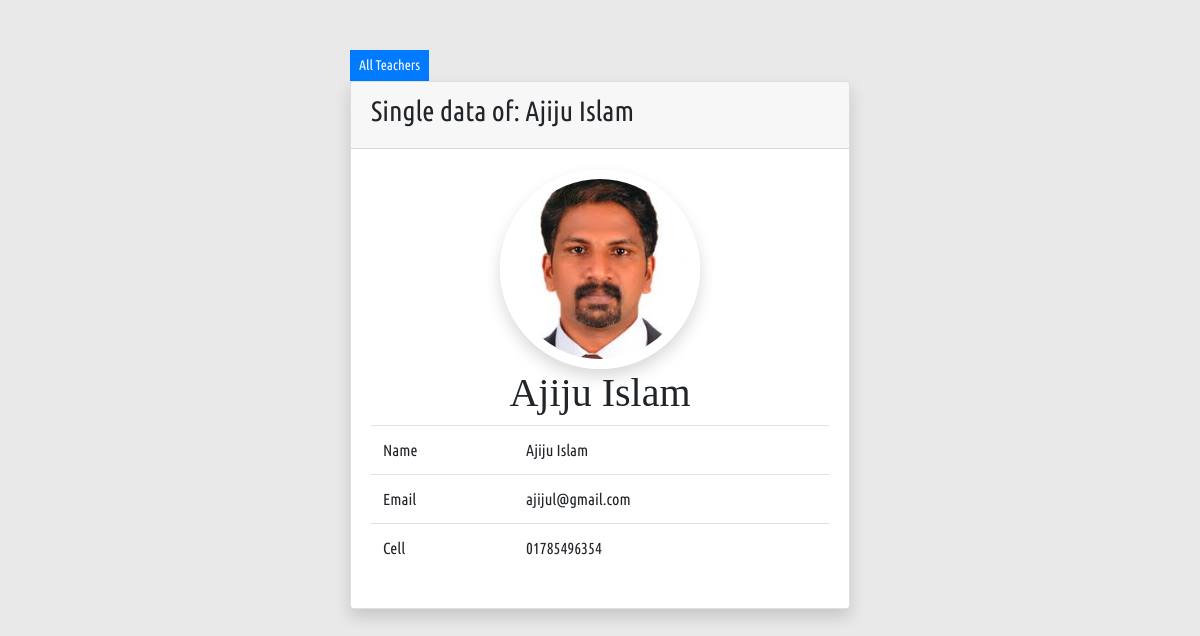
The page /teacher_view.php?id=4 on the database its author committed.
### tables this page shows
CREATE TABLE `teachers` (
  `id` int(10) NOT NULL,
  `name` varchar(100) NOT NULL,
  `email` varchar(100) NOT NULL,
  `cell` varchar(15) NOT NULL,
  `photo` varchar(100) NOT NULL,
  `status` varchar(20) NOT NULL DEFAULT 'active',
  `created_at` int(11) NOT NULL DEFAULT current_timestamp(),
  `updated_at` int(11) NOT NULL DEFAULT current_timestamp()
);

### app/Support/Database.php (called while the page is built, shortened)
<?php
abstract class Database
{
	private $host = 'localhost';
	private $user = 'root';
	private $pass = '';
	private $db = 'oop_crud';
	private function connection()
	{
		return $this -> connection = new mysqli($this -> host, $this -> user, $this -> pass, $this -> db);
	}
	protected function find($table, $id)
	{
		$sql = "SELECT * FROM $table WHERE id='$id'";
		$data = $this -> connection() -> query($sql);
		return $data;
	}
}

### app/Controller/Teacher.php (called while the page is built, shortened)
<?php
class Teacher extends Database
{
		public function singleTeacher($id)
		{
			$data = $this -> find('teachers', $id);
			return $data -> fetch_assoc();
		}
}

### teacher_view.php (the view, shortened to what this page needs)
<?php
	$teacher = new Teacher;
	if ( isset($_GET['id']) ) {
		$id = $_GET['id'];
		$single_teacher = $teacher -> singleTeacher($id);
	}
 ?>
<!DOCTYPE html>
<html lang="en">
<head>
	<link rel="stylesheet" href="assets/css/bootstrap.min.css">
	<link rel="stylesheet" href="assets/css/style.css">
	<link rel="stylesheet" href="assets/css/responsive.css">
</head>
<body>
	<div class="wrap">
		<a class="btn btn-primary btn-sm" href="teacher_data.php">All Teachers</a>
		<div class="card shadow">
			<div class="card-header"><h3>Single data of: <?php echo $single_teacher['name']; ?></h3></div>
			<div class="card-body">
				<img class="shadow" style="width: 200px; height: 200px; border-radius: 50%; display: block; margin: auto; border: 10px solid #fff;" src="media/img/Teacher/<?php echo $single_teacher['photo'] ?>" alt="">
				<h1 style="text-align: center; font-family: sigmar one"><?php echo $single_teacher['name'] ?></h1>
				<table class="table">
					<tr>
						<td>Name</td>
						<td><?php echo $single_teacher['name'] ?></td>
					</tr>
					<tr>
						<td>Email</td>
						<td><?php echo $single_teacher['email'] ?></td>
					</tr>
					<tr>
						<td>Cell</td>
						<td><?php echo $single_teacher['cell'] ?></td>
					</tr>
				</table>
			</div>
		</div>
	</div>
	<br>
	<br>
	<br>
	<br>
	<br>
	<br>
	<br>
	<br>
</body>
</html>

### assets/css/style.css (style rules this page uses)
* { font-family: 'ubuntu'; }
body { background-color: #e9e9e9; }
.btn { border-radius: 0px !important; }
.wrap { width: 500px; margin: 50px auto 0px; }

### rows shown on the page
teachers: name "Ajiju Islam", photo (picture), email "ajijul@gmail.com", cell "01785496354"
